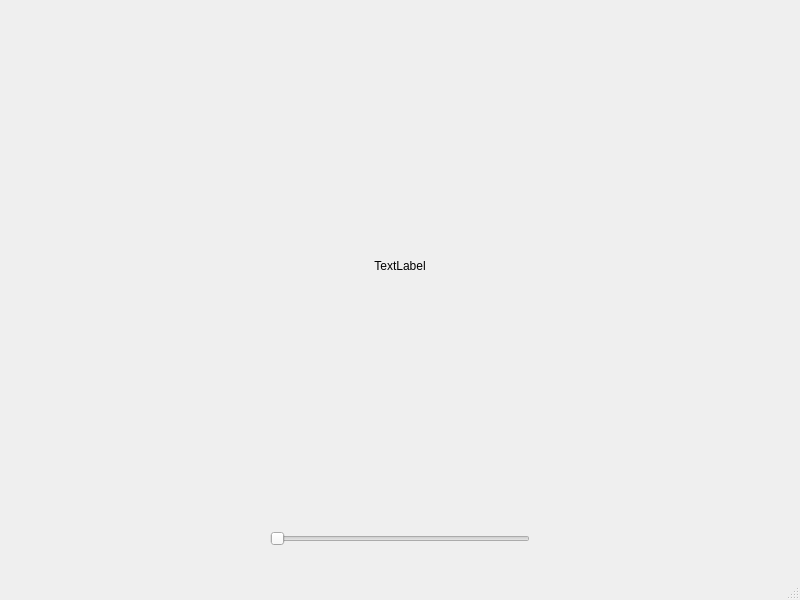
<?xml version="1.0" encoding="UTF-8"?>
<ui version="4.0">
 <class>ShakalWindow</class>
 <widget class="QMainWindow" name="ShakalWindow">
  <property name="geometry">
   <rect>
    <x>0</x>
    <y>0</y>
    <width>800</width>
    <height>600</height>
   </rect>
  </property>
  <property name="windowTitle">
   <string>ShakalWindow</string>
  </property>
  <widget class="QWidget" name="centralwidget">
   <layout class="QVBoxLayout" name="verticalLayout_2">
    <item>
     <layout class="QVBoxLayout" name="verticalLayout">
      <item>
       <spacer name="verticalSpacer">
        <property name="orientation">
         <enum>Qt::Orientation::Vertical</enum>
        </property>
        <property name="sizeHint" stdset="0">
         <size>
          <width>20</width>
          <height>40</height>
         </size>
        </property>
       </spacer>
      </item>
      <item>
       <layout class="QHBoxLayout" name="horizontalLayout">
        <item>
         <spacer name="horizontalSpacer">
          <property name="orientation">
           <enum>Qt::Orientation::Horizontal</enum>
          </property>
          <property name="sizeHint" stdset="0">
           <size>
            <width>40</width>
            <height>20</height>
           </size>
          </property>
         </spacer>
        </item>
        <item>
         <widget class="QLabel" name="label">
          <property name="text">
           <string>TextLabel</string>
          </property>
          <property name="alignment">
           <set>Qt::AlignmentFlag::AlignCenter</set>
          </property>
         </widget>
        </item>
        <item>
         <spacer name="horizontalSpacer_2">
          <property name="orientation">
           <enum>Qt::Orientation::Horizontal</enum>
          </property>
          <property name="sizeHint" stdset="0">
           <size>
            <width>40</width>
            <height>20</height>
           </size>
          </property>
         </spacer>
        </item>
       </layout>
      </item>
      <item>
       <spacer name="verticalSpacer_2">
        <property name="orientation">
         <enum>Qt::Orientation::Vertical</enum>
        </property>
        <property name="sizeHint" stdset="0">
         <size>
          <width>20</width>
          <height>40</height>
         </size>
        </property>
       </spacer>
      </item>
     </layout>
    </item>
    <item>
     <layout class="QHBoxLayout" name="horizontalLayout_2">
      <item>
       <spacer name="horizontalSpacer_3">
        <property name="orientation">
         <enum>Qt::Orientation::Horizontal</enum>
        </property>
        <property name="sizeHint" stdset="0">
         <size>
          <width>40</width>
          <height>20</height>
         </size>
        </property>
       </spacer>
      </item>
      <item>
       <widget class="QSlider" name="horizontalSlider">
        <property name="orientation">
         <enum>Qt::Orientation::Horizontal</enum>
        </property>
       </widget>
      </item>
      <item>
       <spacer name="horizontalSpacer_4">
        <property name="orientation">
         <enum>Qt::Orientation::Horizontal</enum>
        </property>
        <property name="sizeHint" stdset="0">
         <size>
          <width>40</width>
          <height>20</height>
         </size>
        </property>
       </spacer>
      </item>
     </layout>
    </item>
    <item>
     <spacer name="verticalSpacer_3">
      <property name="orientation">
       <enum>Qt::Orientation::Vertical</enum>
      </property>
      <property name="sizeType">
       <enum>QSizePolicy::Policy::Fixed</enum>
      </property>
      <property name="sizeHint" stdset="0">
       <size>
        <width>20</width>
        <height>20</height>
       </size>
      </property>
     </spacer>
    </item>
   </layout>
  </widget>
  <widget class="QMenuBar" name="menubar">
   <property name="geometry">
    <rect>
     <x>0</x>
     <y>0</y>
     <width>800</width>
     <height>21</height>
    </rect>
   </property>
  </widget>
  <widget class="QStatusBar" name="statusbar"/>
 </widget>
 <resources/>
 <connections/>
</ui>
